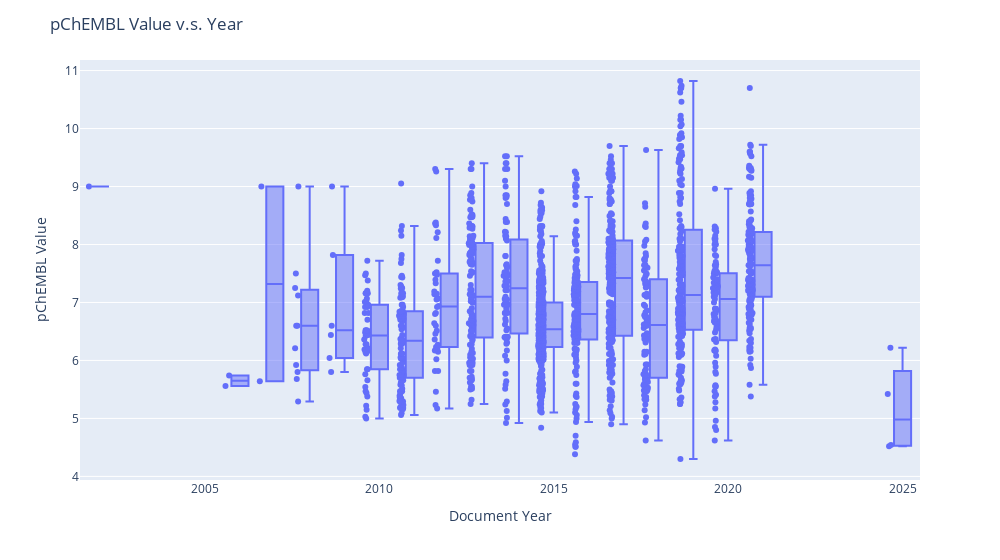

The code cell stored with this chart in its notebook:
### Markdown cell above
### pChEMBL Value box by Year

### Code cell
import plotly.express as px
fig = px.box(
    df,
    x='Document Year',
    y='pChEMBL Value',
    points='all',
)
fig.update_layout(
    title='pChEMBL Value v.s. Year',
    # showlegend=False, # Legendのon/off
    width=1000,
    # height=700
    ) 
fig.show()

### Figure 1 — Plotly figure (JSON) as saved in the notebook; plotly's stock layout.template omitted (floating-point values rounded to 4 significant figures; data arrays with more than 128 entries replaced by an {"elided": "..."} marker saying what was removed)
{"data": [{"alignmentgroup": "True", "boxpoints": "all", "hovertemplate": "Document Year=%{x}<br>pChEMBL Value=%{y}<extra></extra>", "legendgroup": "", "marker": {"color": "#636efa"}, "name": "", "notched": false, "offsetgroup": "", "orientation": "v", "showlegend": false, "type": "box", "x": {"elided": "1811 int values"}, "x0": " ", "xaxis": "x", "y": {"elided": "1811 float values"}, "y0": " ", "yaxis": "y"}], "layout": {"boxmode": "group", "legend": {"tracegroupgap": 0}, "margin": {"t": 60}, "title": {"text": "pChEMBL Value v.s. Year"}, "width": 1000, "xaxis": {"anchor": "y", "domain": [0, 1], "title": {"text": "Document Year"}}, "yaxis": {"anchor": "x", "domain": [0, 1], "title": {"text": "pChEMBL Value"}}}}
